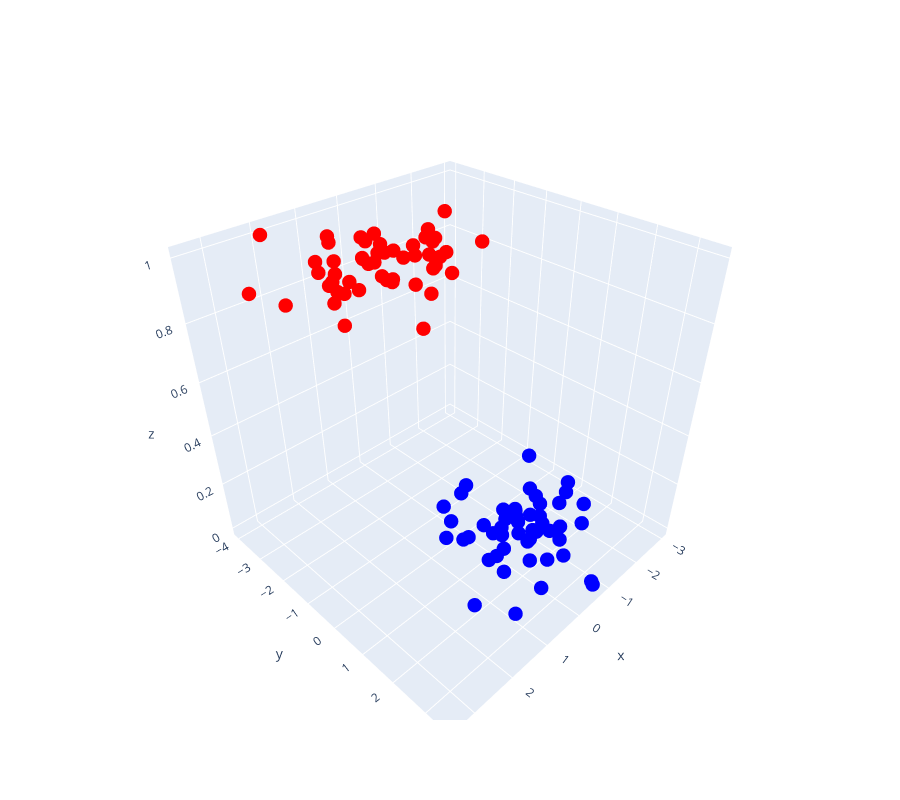

The notebook cell saved with this chart:
### Code cell
fig = go.Figure(data=[go.Scatter3d(x=x2[:,0], y=x2[:,1], z=y2, marker=dict(colorscale='picnic',color=y2, size=5),     mode='markers')],layout=dict(height=800))
fig.show()
